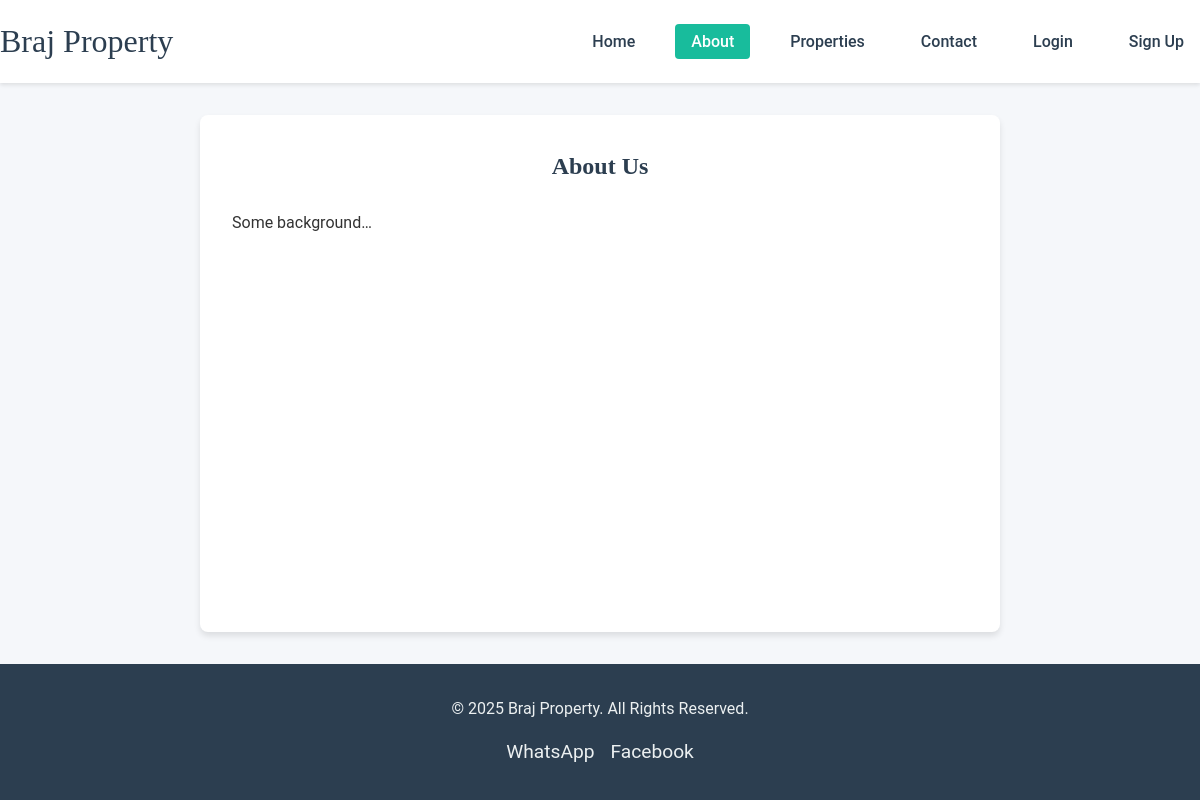
The page /about.php on the database as committed earlier.
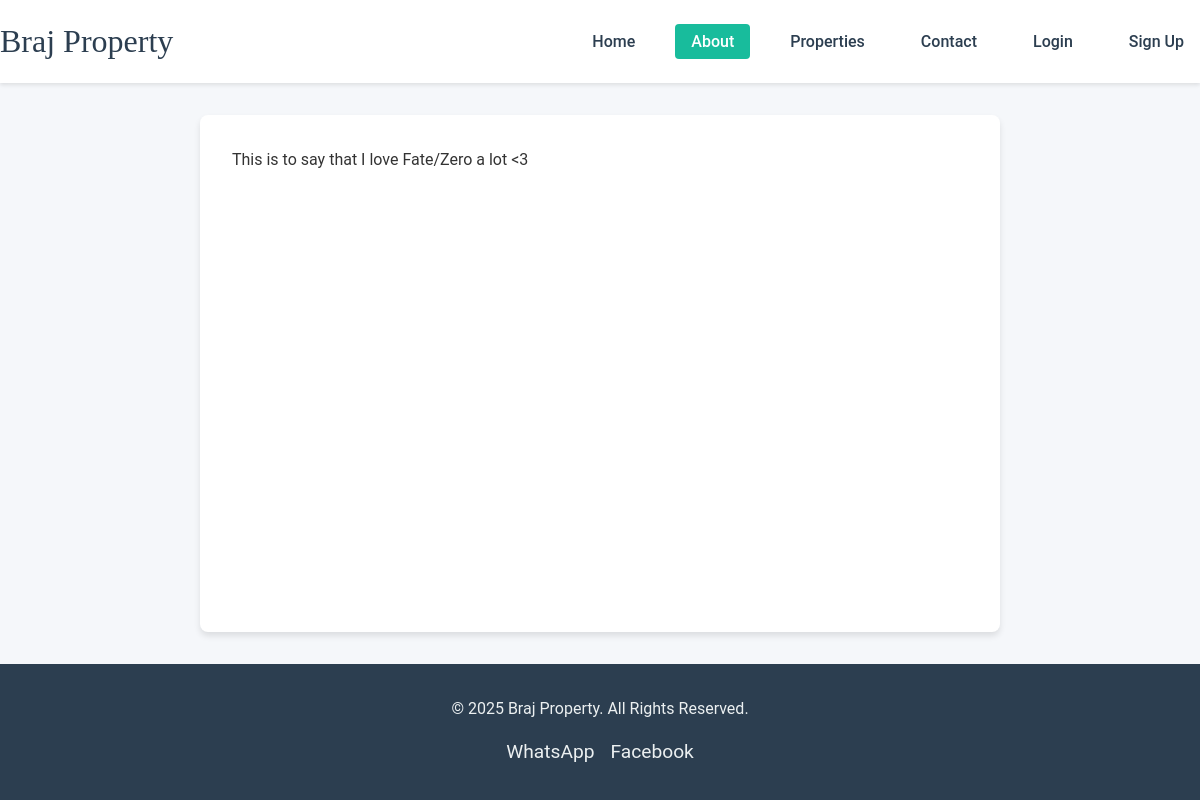
The same page on the database as committed later.
### tables this page shows
CREATE TABLE `site_content` (
  `page` varchar(50) NOT NULL,
  `content_key` varchar(50) NOT NULL,
  `content` text NOT NULL
);

### about.php (the view, shortened to what this page needs)
<?php
include 'db_connection.php';
$aboutContent = '';
$sqlAbout = "
  SELECT content
    FROM site_content
   WHERE page='about'
     AND content_key='main'
   LIMIT 1
";
$resAbout = mysqli_query($conn, $sqlAbout);
if ($resAbout && mysqli_num_rows($resAbout) > 0) {
    $aboutContent = mysqli_fetch_assoc($resAbout)['content'];
}
?>
<!DOCTYPE html>
<html lang="en">
<head>
  <link rel="stylesheet" href="about.css" type="text/css">
</head>
<body>
  <header>
    <div class="site-container">
      <a href="index.php" class="logo">Braj Property</a>
      <nav>
        <ul class="nav-list">
          <li><a href="index.php">Home</a></li>
          <li><a href="about.php" class="active">About</a></li>
          <li><a href="properties.php">Properties</a></li>
          <li><a href="contact.php">Contact</a></li>
          <?php if (isset($_SESSION['user_id'])): ?>
            <li><a href="logout.php">Logout</a></li>
          <?php else: ?>
            <li><a href="login.php">Login</a></li>
            <li><a href="signup.php">Sign Up</a></li>
          <?php endif; ?>
        </ul>
      </nav>
    </div>
  </header>
  <main class="about-section site-container">
    <div id="about-content">
      <?= $aboutContent ?>
    </div>
  </main>
  <footer>
    <div class="site-container">
      <p>&copy; <?= date('Y') ?> Braj Property. All Rights Reserved.</p>
      <div class="social-buttons">
        <a href="https://wa.me/" target="_blank">WhatsApp</a>
        <a href="https://facebook.com" target="_blank">Facebook</a>
      </div>
    </div>
  </footer>
</body>
</html>

Rows that differ between the two databases and show on the page:
changed site_content: content "About Us Some background…" → "This is to say that I love Fate/Zero a lot <3"
